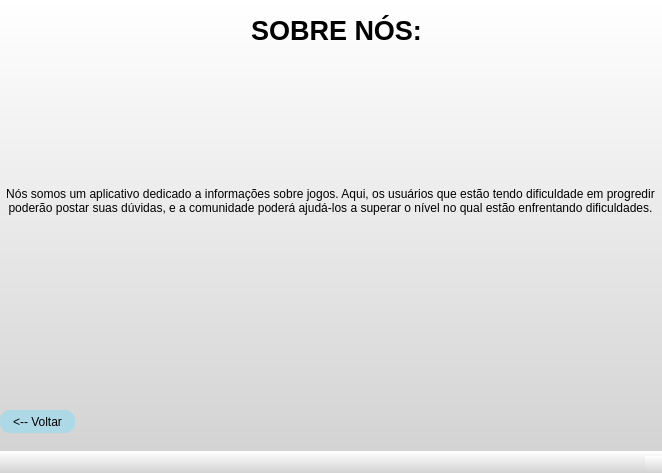
<?xml version="1.0" encoding="UTF-8"?>
<ui version="4.0">
 <class>MainWindow</class>
 <widget class="QMainWindow" name="MainWindow">
  <property name="geometry">
   <rect>
    <x>0</x>
    <y>0</y>
    <width>662</width>
    <height>473</height>
   </rect>
  </property>
  <property name="windowTitle">
   <string>MainWindow</string>
  </property>
  <property name="styleSheet">
   <string notr="true">background: qlineargradient(x1: 0, y1: 0, x2: 0, y2: 1, stop: 0 white, stop: 1 #D3D3D3);
</string>
  </property>
  <widget class="QWidget" name="centralwidget">
   <widget class="QLabel" name="label">
    <property name="geometry">
     <rect>
      <x>226</x>
      <y>10</y>
      <width>221</width>
      <height>41</height>
     </rect>
    </property>
    <property name="font">
     <font>
      <pointsize>20</pointsize>
      <weight>75</weight>
      <bold>true</bold>
     </font>
    </property>
    <property name="styleSheet">
     <string notr="true">color: black;
background-color: transparent;
border: none;
</string>
    </property>
    <property name="text">
     <string>SOBRE NÓS:</string>
    </property>
    <property name="alignment">
     <set>Qt::AlignCenter</set>
    </property>
   </widget>
   <widget class="QLabel" name="label_2">
    <property name="geometry">
     <rect>
      <x>0</x>
      <y>50</y>
      <width>661</width>
      <height>301</height>
     </rect>
    </property>
    <property name="font">
     <font>
      <family>Arial</family>
     </font>
    </property>
    <property name="styleSheet">
     <string notr="true">color: black;
background-color: transparent;
border: none;
</string>
    </property>
    <property name="frameShape">
     <enum>QFrame::NoFrame</enum>
    </property>
    <property name="frameShadow">
     <enum>QFrame::Sunken</enum>
    </property>
    <property name="text">
     <string>Nós somos um aplicativo dedicado a informações sobre jogos. Aqui, os usuários que estão tendo dificuldade em progredir poderão postar suas dúvidas, e a comunidade poderá ajudá-los a superar o nível no qual estão enfrentando dificuldades.</string>
    </property>
    <property name="textFormat">
     <enum>Qt::PlainText</enum>
    </property>
    <property name="alignment">
     <set>Qt::AlignCenter</set>
    </property>
    <property name="wordWrap">
     <bool>true</bool>
    </property>
   </widget>
   <widget class="QPushButton" name="pushButton">
    <property name="geometry">
     <rect>
      <x>0</x>
      <y>410</y>
      <width>75</width>
      <height>23</height>
     </rect>
    </property>
    <property name="styleSheet">
     <string notr="true">QPushButton {
    background-color:  #add8e6;
    border-radius: 10px;
}

QPushButton:hover {
    background-color:#AABAF2 ;
}
</string>
    </property>
    <property name="text">
     <string>&lt;-- Voltar</string>
    </property>
   </widget>
  </widget>
  <widget class="QMenuBar" name="menubar">
   <property name="geometry">
    <rect>
     <x>0</x>
     <y>0</y>
     <width>662</width>
     <height>21</height>
    </rect>
   </property>
  </widget>
  <widget class="QStatusBar" name="statusbar"/>
 </widget>
 <resources/>
 <connections/>
</ui>
